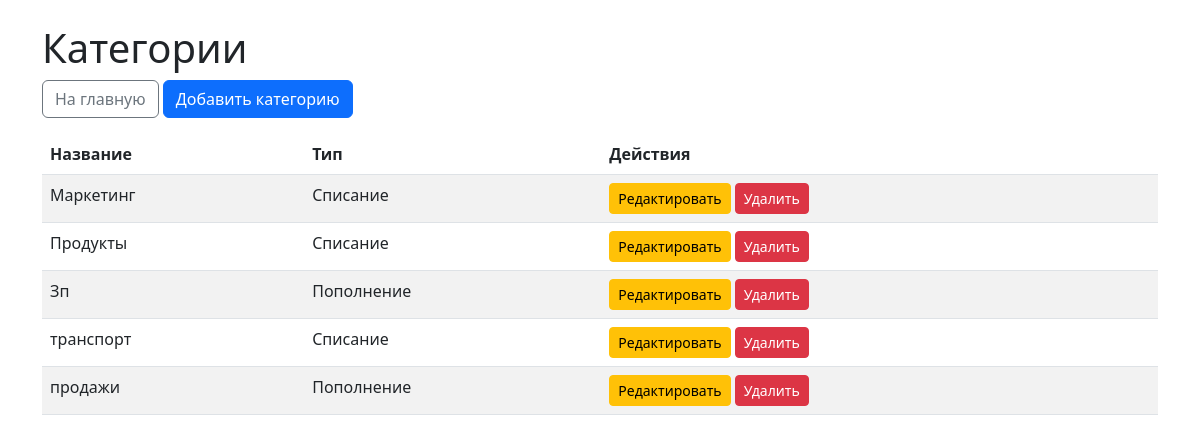
The page /categories/ on the database as committed earlier.
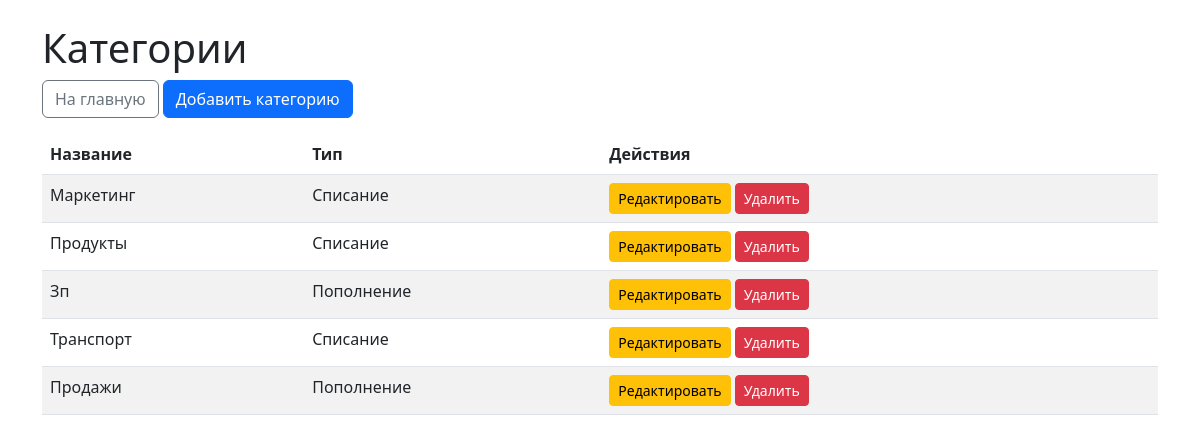
The same page on the database as committed later.
### dds/models.py (models this page shows, shortened)
class Category(models.Model):
    name = models.CharField(max_length=100, unique=True)
    type = models.ForeignKey(Type, on_delete=models.CASCADE, related_name='categories')
    class Meta:
        verbose_name = 'Категория'
        verbose_name_plural = 'Категории'

class Type(models.Model):
    name = models.CharField(max_length=50, unique=True)
    def __str__(self):
        return self.name
    class Meta:
        verbose_name = 'Тип'
        verbose_name_plural = 'Типы'

### dds/views.py (the view)
# urls.py: path('categories/', views.category_list, name='category_list'),
def category_list(request):
    categories = Category.objects.all()
    return render(request, 'dds/category_list.html', {'categories': categories})

### templates/dds/category_list.html (shortened to what this page needs)
<!DOCTYPE html>
<html lang="ru">
<head>
    <link href="https://cdn.jsdelivr.net/npm/bootstrap@5.3.0/dist/css/bootstrap.min.css" rel="stylesheet">
</head>
<body>
    <div class="container">
        <h1 class="mt-4">Категории</h1>
        <a href="{% url 'cashflow_list' %}" class="btn btn-outline-secondary mb-3">На главную</a>
        <a href="{% url 'category_create' %}" class="btn btn-primary mb-3">Добавить категорию</a>
        <table class="table table-striped">
            <thead>
                <tr>
                    <th>Название</th>
                    <th>Тип</th>
                    <th>Действия</th>
                </tr>
            </thead>
            <tbody>
                {% for category in categories %}
                    <tr>
                        <td>{{ category.name }}</td>
                        <td>{{ category.type }}</td>
                        <td>
                            <a href="{% url 'category_edit' category.pk %}" class="btn btn-sm btn-warning">Редактировать</a>
                            <a href="{% url 'category_delete' category.pk %}" class="btn btn-sm btn-danger">Удалить</a>
                        </td>
                    </tr>
                {% empty %}
                    <tr><td colspan="3" class="text-center">Категории отсутствуют</td></tr>
                {% endfor %}
            </tbody>
        </table>
    </div>
</body>
</html>

Rows that differ between the two databases and show on the page:
changed Category: name "транспорт" → "Транспорт"
changed Category: name "продажи" → "Продажи"
